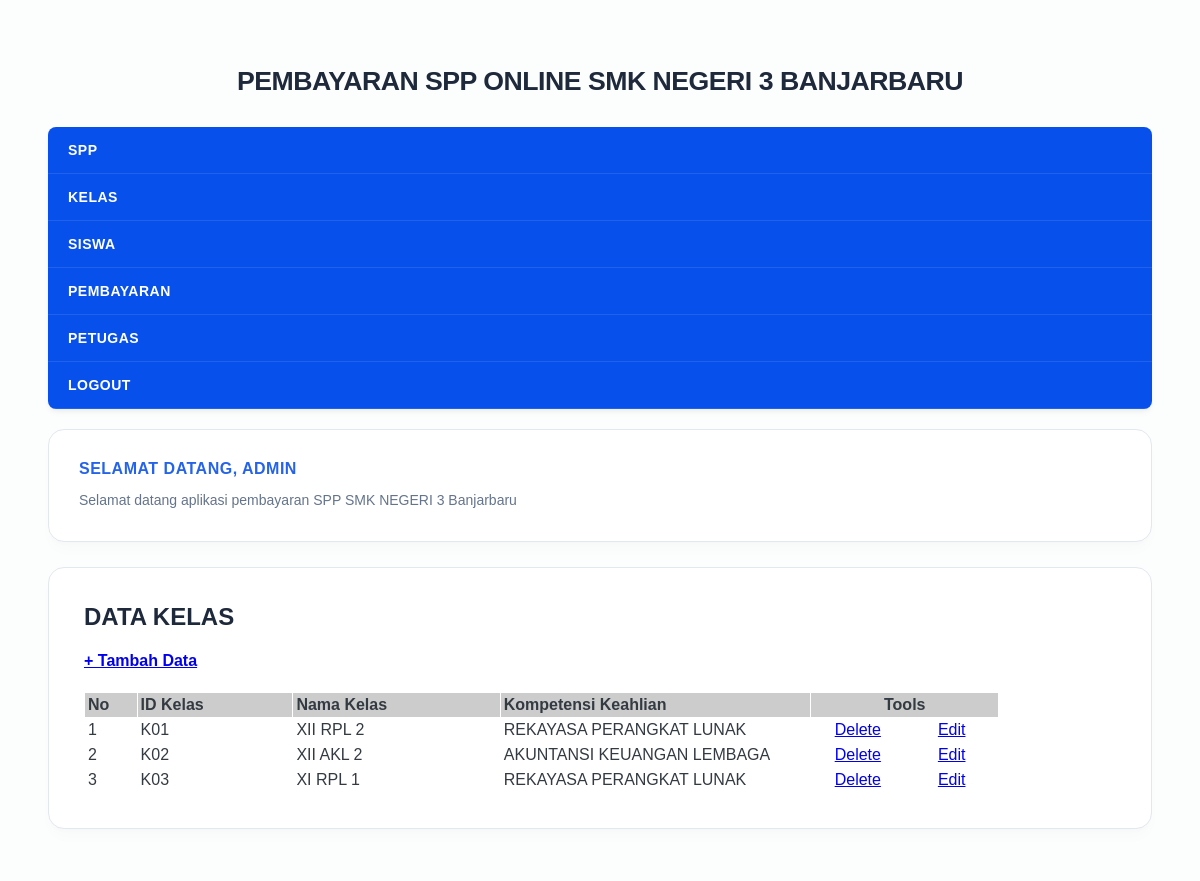
Screenshot of /admin/halaman_admin.php?open=data_kelas (signed in) with the database file from the repository.
### tables this page shows
CREATE TABLE `kelas` (
  `id_kelas` varchar(5) NOT NULL,
  `nama_kelas` varchar(10) NOT NULL,
  `kompetensi_keahlian` varchar(30) NOT NULL
);

### admin/data_kelas.php (the view)
<?php
include_once "../src/koneksi.php";
?>
<h1><b>DATA KELAS</b></h1>
<h4><a href="?open=tambah_kelas">+ Tambah Data</a></h3>
<table cellspacing="1" cellpadding="3">
    <tr>
        <td width="5%" bgcolor="#CCCCCC"><b>No</b></td>
        <td width="15%" bgcolor="#CCCCCC"><b>ID Kelas</b></td>
        <td width="20%" bgcolor="#CCCCCC"><b>Nama Kelas</b></td>
        <td width="30%" bgcolor="#CCCCCC"><b>Kompetensi Keahlian</b></td>
        <td colspan="2" align="center" bgcolor="#CCCCCC"><b>Tools</b></td>
    </tr>
<?php
$sql = mysqli_query($koneksi, "SELECT * FROM kelas ORDER BY id_kelas ASC");
$nomor = 0;
while ($data = mysqli_fetch_array($sql)) {
    $nomor++;
?>
    <tr>
        <td><?php echo $nomor; ?></td>
        <td><?php echo $data['id_kelas']; ?></td>
        <td><?php echo $data['nama_kelas']; ?></td>
        <td><?php echo $data['kompetensi_keahlian']; ?></td>
        <td width="9%" align="center">
            <a href="?open=hapus_kelas&id_kelas=<?php echo $data['id_kelas']; ?>"
               target="_self"
               onclick="return confirm('YAKIN INGIN MENGHAPUS DATA KELAS INI ... ?')">
                Delete
            </a>
        </td>
        <td width="9%" align="center">
            <a href="?open=edit_kelas&id_kelas=<?php echo $data['id_kelas']; ?>"
               target="_self">
                Edit
            </a>
        </td>
    </tr>
<?php } ?>
</table>

### src/style.css (style rules this page uses)
body { background: #fcfdfd; margin: 0; font-family: 'Plus Jakarta Sans', sans-serif; color: #333a42; -webkit-font-smoothing: antialiased; }
.conteudo h1 { padding: 0; margin: 0 0 20px; font-weight: 700; color: #1e293b; font-size: 24px; font-family: 'Plus Jakarta Sans', sans-serif; }

### rows the page displays
kelas: id_kelas "K01", nama_kelas "XII RPL 2", kompetensi_keahlian "REKAYASA PERANGKAT LUNAK"
kelas: id_kelas "K02", nama_kelas "XII AKL 2", kompetensi_keahlian "AKUNTANSI KEUANGAN LEMBAGA"
kelas: id_kelas "K03", nama_kelas "XI RPL 1", kompetensi_keahlian "REKAYASA PERANGKAT LUNAK"

### other values shown
$_SESSION['username'] "ADMIN"
